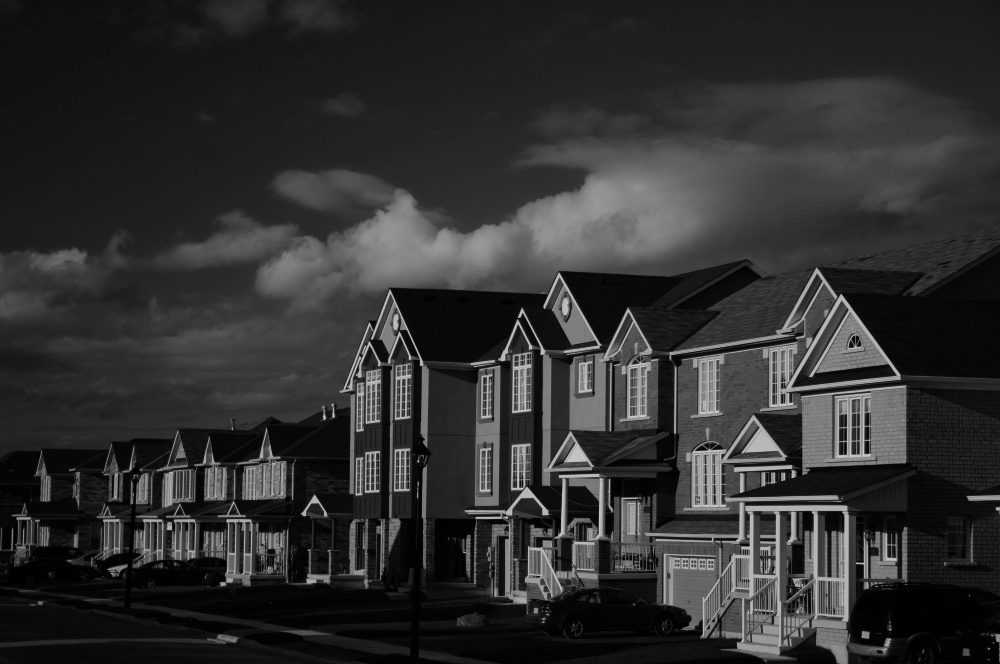
%> input picture histogram_eq/img1.jpg, 1000 x 664 px
$ octave histogram_eq.m   (GNU Octave 9; MATLAB toolbox functions it lacks are replaced by stand-ins)
%> lines starting %> are read from the running program, lines starting %| are printed output that depends on the picture
clear all;
clc;

I=imread('img1.jpg'); %a bemeneti kep (szurkearnyalatos, 8 bpp)
%> I is the input picture: size 664x1000 uint8; min 0, max 211, mean 47.5

h=hist(double(I(:)),256);
%> h = 256 values, max 17196 at index 32, min 0 at index 6, mean 2593.8
N=numel(I);
%> N = 664000
Io=zeros(size(I),'uint8');
for ii=1:256
    Io(I==ii-1)=uint8(255/N*sum(h(1:ii)));
end
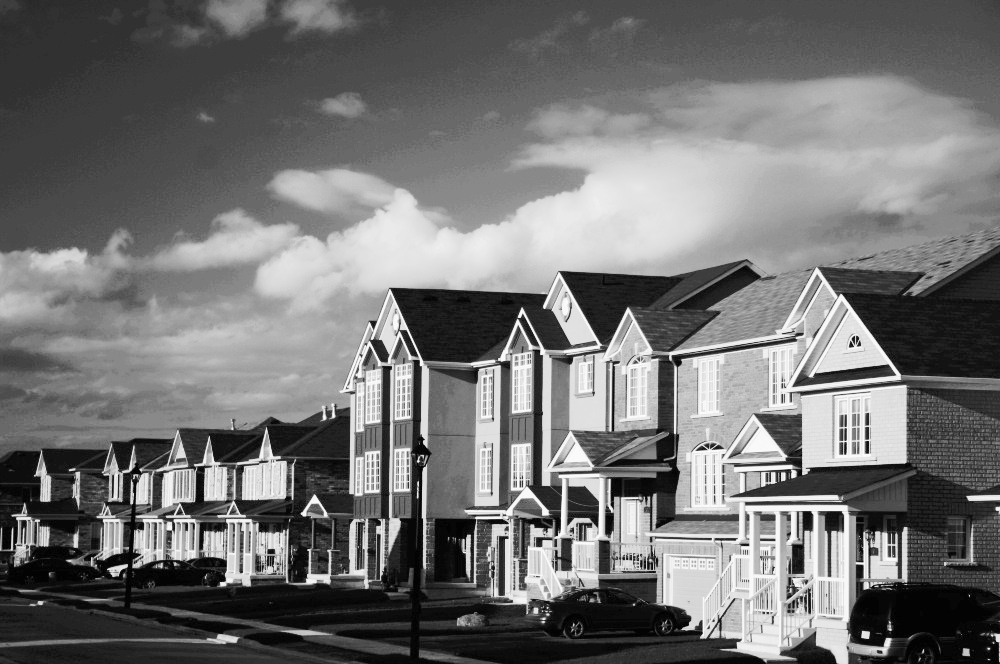
%> Io: size 664x1000 uint8; min 1, max 252, mean 114.6
h_eq=hist(double(Io(:)),256);
%> h_eq = 256 values, max 24845 at index 78, min 0 at index 2, mean 2593.8

subplot(221);
imshow(I);
subplot(222);
bar(h);
xlim([0 255]);
subplot(223);
imshow(Io);
subplot(224);
bar(h_eq);
xlim([0 255]);
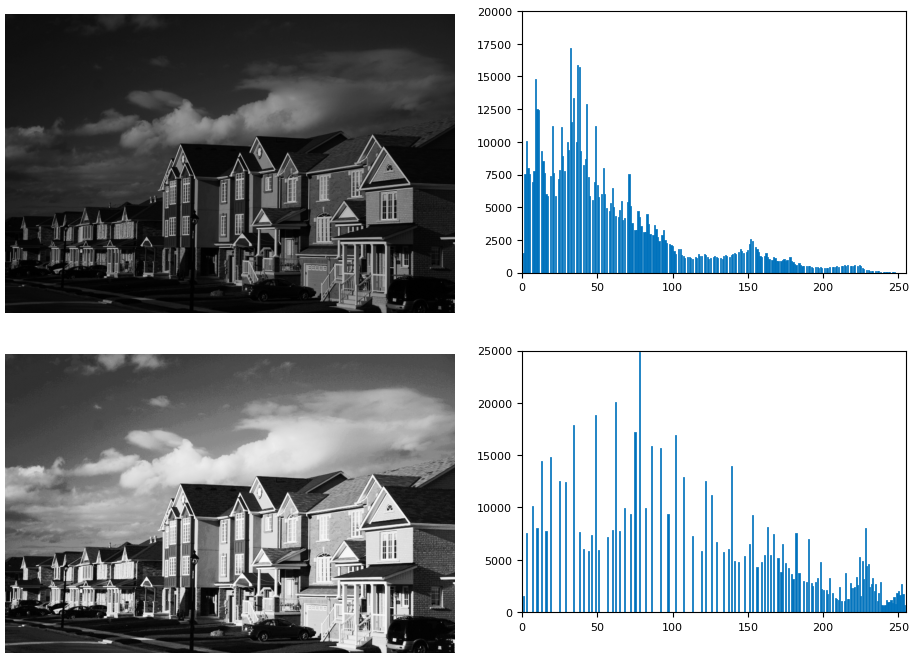
%> figure redrawn from the program's plot data, 4 panels

imwrite(Io,'img1_eq.jpg');

$ run again, with histogram_eq/img2.jpg copied over histogram_eq/img1.jpg
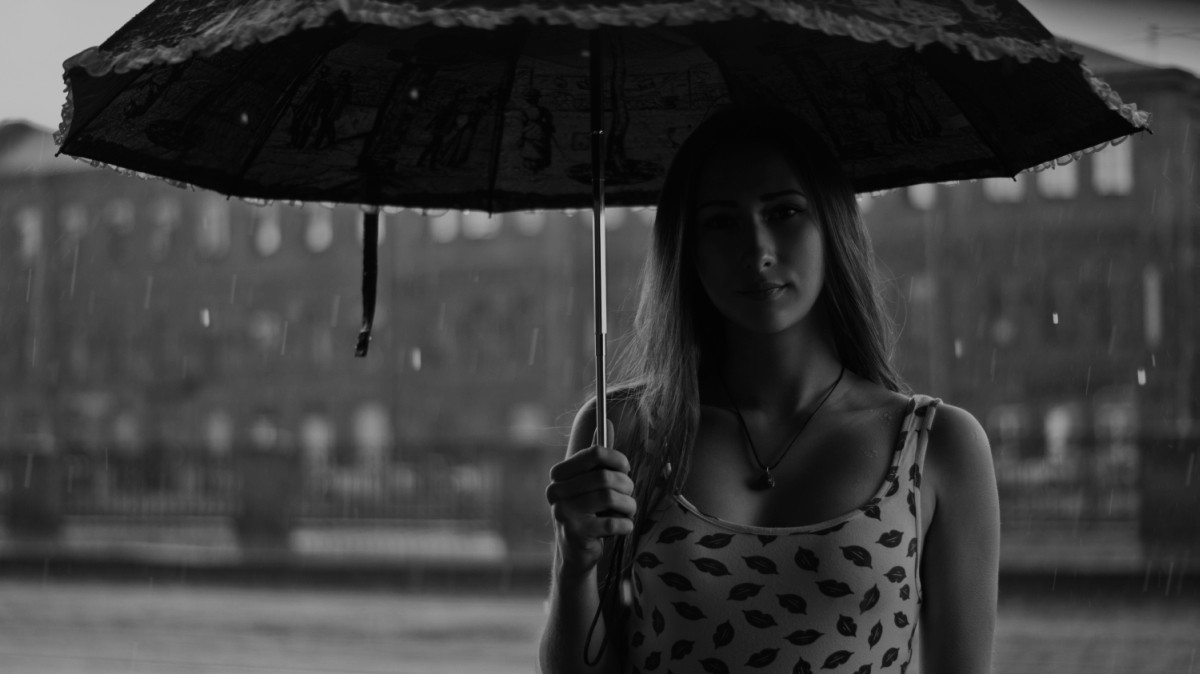
%> input picture histogram_eq/img2.jpg, 1200 x 674 px
%> I is the input picture: size 674x1200 uint8; min 0, max 197, mean 56.6
%> h = 256 values, max 23484 at index 10, min 0 at index 5, mean 3159.4
%> after the loop `for ii=1:256`:
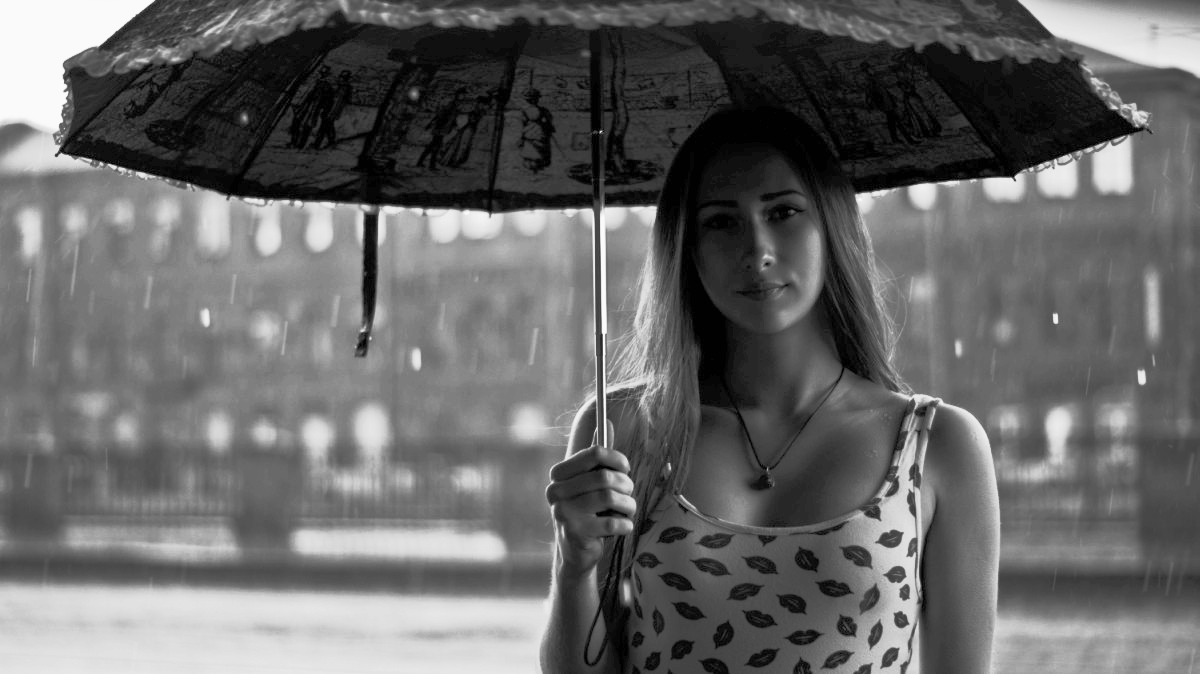
%> Io: size 674x1200 uint8; min 0, max 251, mean 103.7
%> h_eq = 256 values, max 38840 at index 17, min 0 at index 3, mean 3159.4
%> `xlim([0 255]);`:
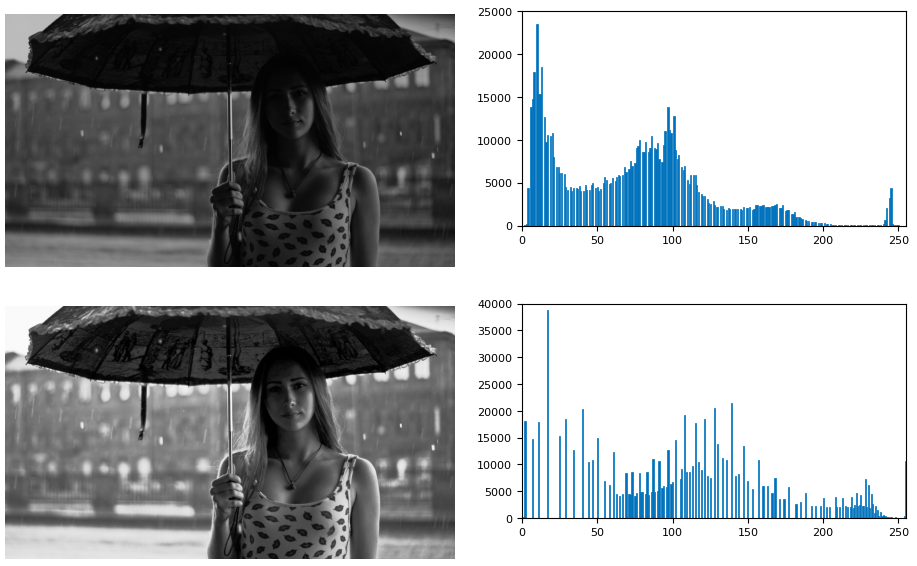
%> figure redrawn from the program's plot data, 4 panels
